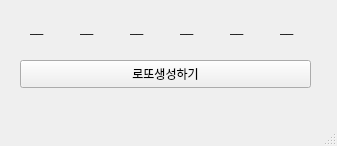
<?xml version="1.0" encoding="UTF-8"?>
<ui version="4.0">
 <class>MainWindow</class>
 <widget class="QMainWindow" name="MainWindow">
  <property name="geometry">
   <rect>
    <x>0</x>
    <y>0</y>
    <width>337</width>
    <height>146</height>
   </rect>
  </property>
  <property name="windowTitle">
   <string>MainWindow</string>
  </property>
  <widget class="QWidget" name="centralwidget">
   <widget class="QLabel" name="lbl1">
    <property name="geometry">
     <rect>
      <x>30</x>
      <y>20</y>
      <width>21</width>
      <height>16</height>
     </rect>
    </property>
    <property name="text">
     <string>__</string>
    </property>
   </widget>
   <widget class="QPushButton" name="pb">
    <property name="geometry">
     <rect>
      <x>20</x>
      <y>60</y>
      <width>291</width>
      <height>28</height>
     </rect>
    </property>
    <property name="text">
     <string>로또생성하기</string>
    </property>
   </widget>
   <widget class="QLabel" name="lbl2">
    <property name="geometry">
     <rect>
      <x>80</x>
      <y>20</y>
      <width>21</width>
      <height>16</height>
     </rect>
    </property>
    <property name="text">
     <string>__</string>
    </property>
   </widget>
   <widget class="QLabel" name="lbl3">
    <property name="geometry">
     <rect>
      <x>130</x>
      <y>20</y>
      <width>21</width>
      <height>16</height>
     </rect>
    </property>
    <property name="text">
     <string>__</string>
    </property>
   </widget>
   <widget class="QLabel" name="lbl4">
    <property name="geometry">
     <rect>
      <x>280</x>
      <y>20</y>
      <width>21</width>
      <height>16</height>
     </rect>
    </property>
    <property name="text">
     <string>__</string>
    </property>
   </widget>
   <widget class="QLabel" name="lbl5">
    <property name="geometry">
     <rect>
      <x>180</x>
      <y>20</y>
      <width>21</width>
      <height>16</height>
     </rect>
    </property>
    <property name="text">
     <string>__</string>
    </property>
   </widget>
   <widget class="QLabel" name="lbl6">
    <property name="geometry">
     <rect>
      <x>230</x>
      <y>20</y>
      <width>21</width>
      <height>16</height>
     </rect>
    </property>
    <property name="text">
     <string>__</string>
    </property>
   </widget>
  </widget>
  <widget class="QMenuBar" name="menubar">
   <property name="geometry">
    <rect>
     <x>0</x>
     <y>0</y>
     <width>337</width>
     <height>26</height>
    </rect>
   </property>
  </widget>
  <widget class="QStatusBar" name="statusbar"/>
 </widget>
 <resources/>
 <connections/>
</ui>
